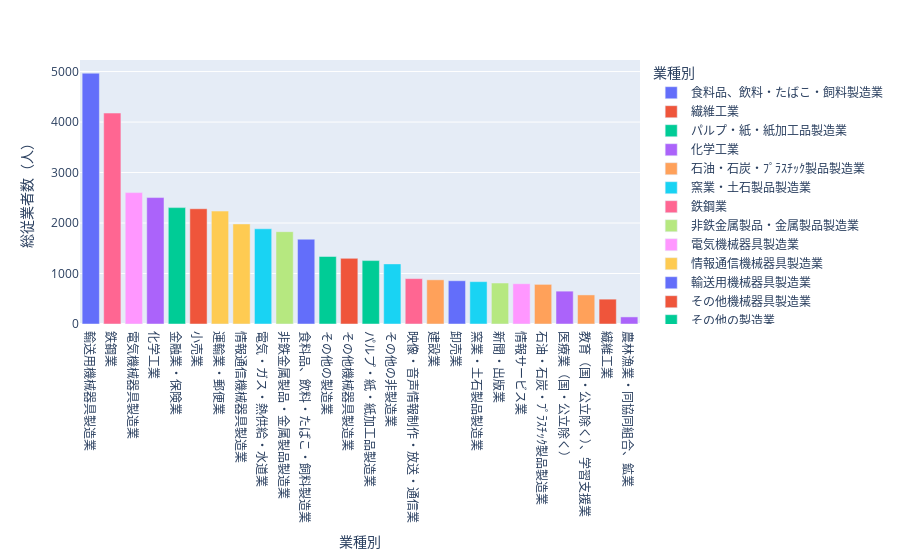

Notebook code for this chart:
### Markdown cell above
## 産業における1企業当たり総従業者数

### Code cell
#可視化必要データへ整形
df_v4_1tbl_melt_employee = df_v4_1tbl_melt[df_v4_1tbl_melt['groupe']=='総従業者数（人）']

fig = px.bar(df_v4_1tbl_melt_employee, x='業種別',y ='value',color='業種別')
## 産業におけるIt関係諸経費
#軸の設定等 何故かエラー？？？
# fig.update_layout(width=900,height=500,margin=dict(l=50,r=50,b=40,t=60),
#                   yaxis=dict(range=[0,200]),xaxis=dict(dtick=1, autorange=True))

fig.update_yaxes(title_text="総従業者数（人）")

#データを並び替え
fig.update_layout(xaxis={'categoryorder':'total descending'})

#グラフの表示
fig.show()

### Figure 1 — Plotly figure (JSON) as saved in the notebook; plotly's stock layout.template omitted (floating-point values rounded to 4 significant figures)
{"data": [{"alignmentgroup": "True", "hovertemplate": "業種別=%{x}<br>value=%{y}<extra></extra>", "legendgroup": "食料品、飲料・たばこ・飼料製造業", "marker": {"color": "#636efa", "pattern": {"shape": ""}}, "name": "食料品、飲料・たばこ・飼料製造業", "offsetgroup": "食料品、飲料・たばこ・飼料製造業", "orientation": "v", "showlegend": true, "textposition": "auto", "type": "bar", "x": ["食料品、飲料・たばこ・飼料製造業"], "xaxis": "x", "y": [1679.0], "yaxis": "y"}, {"alignmentgroup": "True", "hovertemplate": "業種別=%{x}<br>value=%{y}<extra></extra>", "legendgroup": "繊維工業", "marker": {"color": "#EF553B", "pattern": {"shape": ""}}, "name": "繊維工業", "offsetgroup": "繊維工業", "orientation": "v", "showlegend": true, "textposition": "auto", "type": "bar", "x": ["繊維工業"], "xaxis": "x", "y": [492.2], "yaxis": "y"}, {"alignmentgroup": "True", "hovertemplate": "業種別=%{x}<br>value=%{y}<extra></extra>", "legendgroup": "パルプ・紙・紙加工品製造業", "marker": {"color": "#00cc96", "pattern": {"shape": ""}}, "name": "パルプ・紙・紙加工品製造業", "offsetgroup": "パルプ・紙・紙加工品製造業", "orientation": "v", "showlegend": true, "textposition": "auto", "type": "bar", "x": ["パルプ・紙・紙加工品製造業"], "xaxis": "x", "y": [1256.0], "yaxis": "y"}, {"alignmentgroup": "True", "hovertemplate": "業種別=%{x}<br>value=%{y}<extra></extra>", "legendgroup": "化学工業", "marker": {"color": "#ab63fa", "pattern": {"shape": ""}}, "name": "化学工業", "offsetgroup": "化学工業", "orientation": "v", "showlegend": true, "textposition": "auto", "type": "bar", "x": ["化学工業"], "xaxis": "x", "y": [2504.0], "yaxis": "y"}, {"alignmentgroup": "True", "hovertemplate": "業種別=%{x}<br>value=%{y}<extra></extra>", "legendgroup": "石油・石炭・ﾌﾟﾗｽﾁｯｸ製品製造業", "marker": {"color": "#FFA15A", "pattern": {"shape": ""}}, "name": "石油・石炭・ﾌﾟﾗｽﾁｯｸ製品製造業", "offsetgroup": "石油・石炭・ﾌﾟﾗｽﾁｯｸ製品製造業", "orientation": "v", "showlegend": true, "textposition": "auto", "type": "bar", "x": ["石油・石炭・ﾌﾟﾗｽﾁｯｸ製品製造業"], "xaxis": "x", "y": [784.9], "yaxis": "y"}, {"alignmentgroup": "True", "hovertemplate": "業種別=%{x}<br>value=%{y}<extra></extra>", "legendgroup": "窯業・土石製品製造業", "marker": {"color": "#19d3f3", "pattern": {"shape": ""}}, "name": "窯業・土石製品製造業", "offsetgroup": "窯業・土石製品製造業", "orientation": "v", "showlegend": true, "textposition": "auto", "type": "bar", "x": ["窯業・土石製品製造業"], "xaxis": "x", "y": [838.8], "yaxis": "y"}, {"alignmentgroup": "True", "hovertemplate": "業種別=%{x}<br>value=%{y}<extra></extra>", "legendgroup": "鉄鋼業", "marker": {"color": "#FF6692", "pattern": {"shape": ""}}, "name": "鉄鋼業", "offsetgroup": "鉄鋼業", "orientation": "v", "showlegend": true, "textposition": "auto", "type": "bar", "x": ["鉄鋼業"], "xaxis": "x", "y": [4178.0], "yaxis": "y"}, {"alignmentgroup": "True", "hovertemplate": "業種別=%{x}<br>value=%{y}<extra></extra>", "legendgroup": "非鉄金属製品・金属製品製造業", "marker": {"color": "#B6E880", "pattern": {"shape": ""}}, "name": "非鉄金属製品・金属製品製造業", "offsetgroup": "非鉄金属製品・金属製品製造業", "orientation": "v", "showlegend": true, "textposition": "auto", "type": "bar", "x": ["非鉄金属製品・金属製品製造業"], "xaxis": "x", "y": [1828.0], "yaxis": "y"}, {"alignmentgroup": "True", "hovertemplate": "業種別=%{x}<br>value=%{y}<extra></extra>", "legendgroup": "電気機械器具製造業", "marker": {"color": "#FF97FF", "pattern": {"shape": ""}}, "name": "電気機械器具製造業", "offsetgroup": "電気機械器具製造業", "orientation": "v", "showlegend": true, "textposition": "auto", "type": "bar", "x": ["電気機械器具製造業"], "xaxis": "x", "y": [2602.0], "yaxis": "y"}, {"alignmentgroup": "True", "hovertemplate": "業種別=%{x}<br>value=%{y}<extra></extra>", "legendgroup": "情報通信機械器具製造業", "marker": {"color": "#FECB52", "pattern": {"shape": ""}}, "name": "情報通信機械器具製造業", "offsetgroup": "情報通信機械器具製造業", "orientation": "v", "showlegend": true, "textposition": "auto", "type": "bar", "x": ["情報通信機械器具製造業"], "xaxis": "x", "y": [1982.0], "yaxis": "y"}, {"alignmentgroup": "True", "hovertemplate": "業種別=%{x}<br>value=%{y}<extra></extra>", "legendgroup": "輸送用機械器具製造業", "marker": {"color": "#636efa", "pattern": {"shape": ""}}, "name": "輸送用機械器具製造業", "offsetgroup": "輸送用機械器具製造業", "orientation": "v", "showlegend": true, "textposition": "auto", "type": "bar", "x": ["輸送用機械器具製造業"], "xaxis": "x", "y": [4967.0], "yaxis": "y"}, {"alignmentgroup": "True", "hovertemplate": "業種別=%{x}<br>value=%{y}<extra></extra>", "legendgroup": "その他機械器具製造業", "marker": {"color": "#EF553B", "pattern": {"shape": ""}}, "name": "その他機械器具製造業", "offsetgroup": "その他機械器具製造業", "orientation": "v", "showlegend": true, "textposition": "auto", "type": "bar", "x": ["その他機械器具製造業"], "xaxis": "x", "y": [1300.0], "yaxis": "y"}, {"alignmentgroup": "True", "hovertemplate": "業種別=%{x}<br>value=%{y}<extra></extra>", "legendgroup": "その他の製造業", "marker": {"color": "#00cc96", "pattern": {"shape": ""}}, "name": "その他の製造業", "offsetgroup": "その他の製造業", "orientation": "v", "showlegend": true, "textposition": "auto", "type": "bar", "x": ["その他の製造業"], "xaxis": "x", "y": [1337.0], "yaxis": "y"}, {"alignmentgroup": "True", "hovertemplate": "業種別=%{x}<br>value=%{y}<extra></extra>", "legendgroup": "農林漁業・同協同組合、鉱業", "marker": {"color": "#ab63fa", "pattern": {"shape": ""}}, "name": "農林漁業・同協同組合、鉱業", "offsetgroup": "農林漁業・同協同組合、鉱業", "orientation": "v", "showlegend": true, "textposition": "auto", "type": "bar", "x": ["農林漁業・同協同組合、鉱業"], "xaxis": "x", "y": [140.5], "yaxis": "y"}, {"alignmentgroup": "True", "hovertemplate": "業種別=%{x}<br>value=%{y}<extra></extra>", "legendgroup": "建設業", "marker": {"color": "#FFA15A", "pattern": {"shape": ""}}, "name": "建設業", "offsetgroup": "建設業", "orientation": "v", "showlegend": true, "textposition": "auto", "type": "bar", "x": ["建設業"], "xaxis": "x", "y": [875.2], "yaxis": "y"}, {"alignmentgroup": "True", "hovertemplate": "業種別=%{x}<br>value=%{y}<extra></extra>", "legendgroup": "電気・ガス・熱供給・水道業", "marker": {"color": "#19d3f3", "pattern": {"shape": ""}}, "name": "電気・ガス・熱供給・水道業", "offsetgroup": "電気・ガス・熱供給・水道業", "orientation": "v", "showlegend": true, "textposition": "auto", "type": "bar", "x": ["電気・ガス・熱供給・水道業"], "xaxis": "x", "y": [1886.0], "yaxis": "y"}, {"alignmentgroup": "True", "hovertemplate": "業種別=%{x}<br>value=%{y}<extra></extra>", "legendgroup": "映像・音声情報制作・放送・通信業", "marker": {"color": "#FF6692", "pattern": {"shape": ""}}, "name": "映像・音声情報制作・放送・通信業", "offsetgroup": "映像・音声情報制作・放送・通信業", "orientation": "v", "showlegend": true, "textposition": "auto", "type": "bar", "x": ["映像・音声情報制作・放送・通信業"], "xaxis": "x", "y": [899.3], "yaxis": "y"}, {"alignmentgroup": "True", "hovertemplate": "業種別=%{x}<br>value=%{y}<extra></extra>", "legendgroup": "新聞・出版業", "marker": {"color": "#B6E880", "pattern": {"shape": ""}}, "name": "新聞・出版業", "offsetgroup": "新聞・出版業", "orientation": "v", "showlegend": true, "textposition": "auto", "type": "bar", "x": ["新聞・出版業"], "xaxis": "x", "y": [811.9], "yaxis": "y"}, {"alignmentgroup": "True", "hovertemplate": "業種別=%{x}<br>value=%{y}<extra></extra>", "legendgroup": "情報サービス業", "marker": {"color": "#FF97FF", "pattern": {"shape": ""}}, "name": "情報サービス業", "offsetgroup": "情報サービス業", "orientation": "v", "showlegend": true, "textposition": "auto", "type": "bar", "x": ["情報サービス業"], "xaxis": "x", "y": [797.9], "yaxis": "y"}, {"alignmentgroup": "True", "hovertemplate": "業種別=%{x}<br>value=%{y}<extra></extra>", "legendgroup": "運輸業・郵便業", "marker": {"color": "#FECB52", "pattern": {"shape": ""}}, "name": "運輸業・郵便業", "offsetgroup": "運輸業・郵便業", "orientation": "v", "showlegend": true, "textposition": "auto", "type": "bar", "x": ["運輸業・郵便業"], "xaxis": "x", "y": [2237.0], "yaxis": "y"}, {"alignmentgroup": "True", "hovertemplate": "業種別=%{x}<br>value=%{y}<extra></extra>", "legendgroup": "卸売業", "marker": {"color": "#636efa", "pattern": {"shape": ""}}, "name": "卸売業", "offsetgroup": "卸売業", "orientation": "v", "showlegend": true, "textposition": "auto", "type": "bar", "x": ["卸売業"], "xaxis": "x", "y": [856.8], "yaxis": "y"}, {"alignmentgroup": "True", "hovertemplate": "業種別=%{x}<br>value=%{y}<extra></extra>", "legendgroup": "小売業", "marker": {"color": "#EF553B", "pattern": {"shape": ""}}, "name": "小売業", "offsetgroup": "小売業", "orientation": "v", "showlegend": true, "textposition": "auto", "type": "bar", "x": ["小売業"], "xaxis": "x", "y": [2283.0], "yaxis": "y"}, {"alignmentgroup": "True", "hovertemplate": "業種別=%{x}<br>value=%{y}<extra></extra>", "legendgroup": "金融業・保険業", "marker": {"color": "#00cc96", "pattern": {"shape": ""}}, "name": "金融業・保険業", "offsetgroup": "金融業・保険業", "orientation": "v", "showlegend": true, "textposition": "auto", "type": "bar", "x": ["金融業・保険業"], "xaxis": "x", "y": [2305.0], "yaxis": "y"}, {"alignmentgroup": "True", "hovertemplate": "業種別=%{x}<br>value=%{y}<extra></extra>", "legendgroup": "医療業（国・公立除く）", "marker": {"color": "#ab63fa", "pattern": {"shape": ""}}, "name": "医療業（国・公立除く）", "offsetgroup": "医療業（国・公立除く）", "orientation": "v", "showlegend": true, "textposition": "auto", "type": "bar", "x": ["医療業（国・公立除く）"], "xaxis": "x", "y": [650.7], "yaxis": "y"}, {"alignmentgroup": "True", "hovertemplate": "業種別=%{x}<br>value=%{y}<extra></extra>", "legendgroup": "教育（国・公立除く）、学習支援業", "marker": {"color": "#FFA15A", "pattern": {"shape": ""}}, "name": "教育（国・公立除く）、学習支援業", "offsetgroup": "教育（国・公立除く）、学習支援業", "orientation": "v", "showlegend": true, "textposition": "auto", "type": "bar", "x": ["教育（国・公立除く）、学習支援業"], "xaxis": "x", "y": [576.1], "yaxis": "y"}, {"alignmentgroup": "True", "hovertemplate": "業種別=%{x}<br>value=%{y}<extra></extra>", "legendgroup": "その他の非製造業", "marker": {"color": "#19d3f3", "pattern": {"shape": ""}}, "name": "その他の非製造業", "offsetgroup": "その他の非製造業", "orientation": "v", "showlegend": true, "textposition": "auto", "type": "bar", "x": ["その他の非製造業"], "xaxis": "x", "y": [1191.0], "yaxis": "y"}], "layout": {"barmode": "relative", "legend": {"title": {"text": "業種別"}, "tracegroupgap": 0}, "margin": {"t": 60}, "xaxis": {"anchor": "y", "categoryarray": ["食料品、飲料・たばこ・飼料製造業", "繊維工業", "パルプ・紙・紙加工品製造業", "化学工業", "石油・石炭・ﾌﾟﾗｽﾁｯｸ製品製造業", "窯業・土石製品製造業", "鉄鋼業", "非鉄金属製品・金属製品製造業", "電気機械器具製造業", "情報通信機械器具製造業", "輸送用機械器具製造業", "その他機械器具製造業", "その他の製造業", "農林漁業・同協同組合、鉱業", "建設業", "電気・ガス・熱供給・水道業", "映像・音声情報制作・放送・通信業", "新聞・出版業", "情報サービス業", "運輸業・郵便業", "卸売業", "小売業", "金融業・保険業", "医療業（国・公立除く）", "教育（国・公立除く）、学習支援業", "その他の非製造業"], "categoryorder": "total descending", "domain": [0, 1], "title": {"text": "業種別"}}, "yaxis": {"anchor": "x", "domain": [0, 1], "title": {"text": "総従業者数（人）"}}}}
